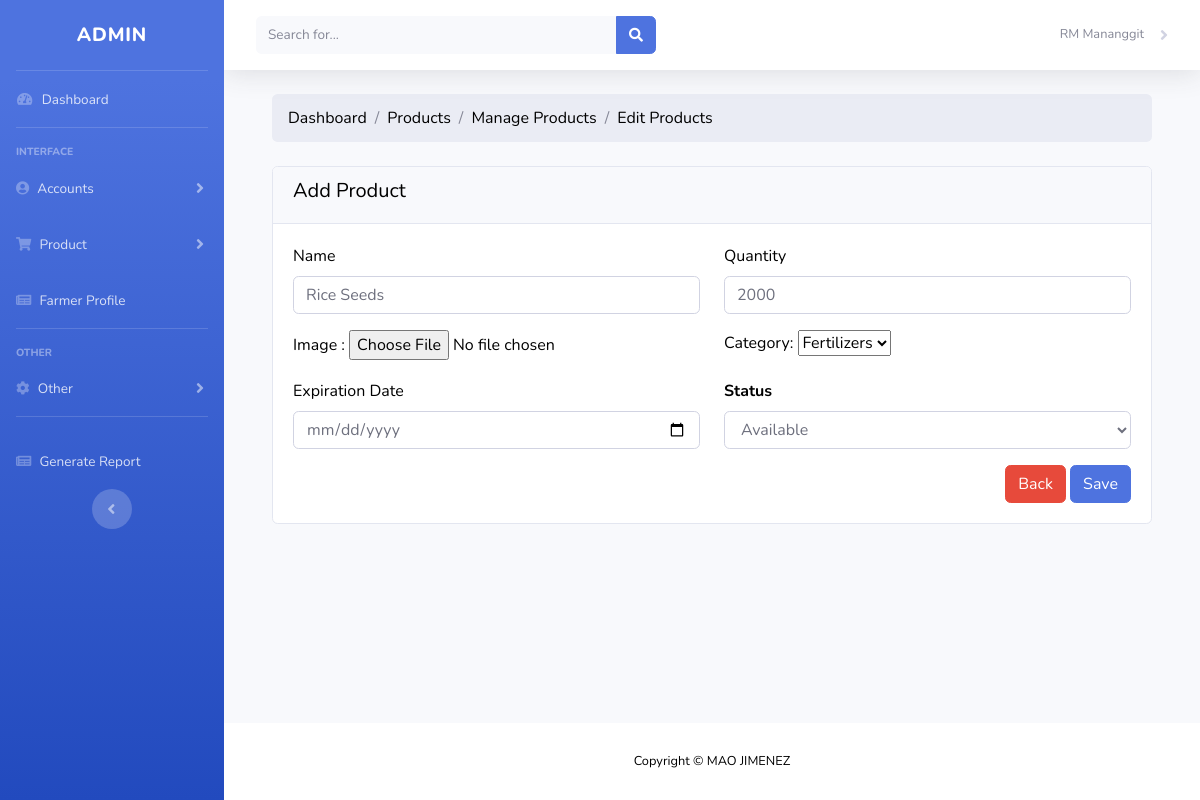
Before: /admin/manage_product_update.php?id=1 (signed in) with the older database file.
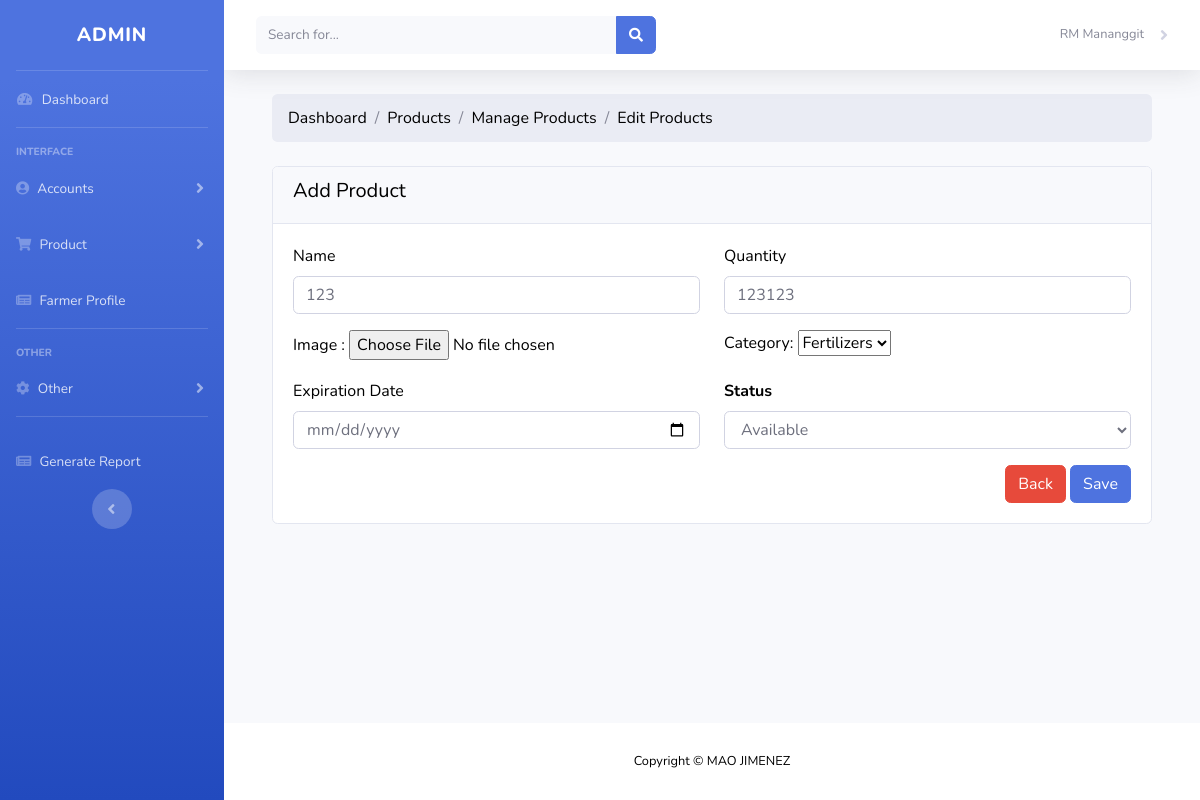
After: the same page with the newer database file.
### tables this page shows
CREATE TABLE `product` (
  `product_id` int(15) NOT NULL,
  `product_name` varchar(50) NOT NULL,
  `product_image` longblob NOT NULL,
  `product_quantity` int(15) NOT NULL,
  `exp_date` date NOT NULL,
  `product_category_id` int(15) NOT NULL,
  `product_status` varchar(15) NOT NULL
);

### admin/manage_product_update.php (the view, shortened to what this page needs)
<?php include('authentication.php'); ?>
<?php include('includes/header.php');?>
<div class="container-fluid px-4">
<ol class="breadcrumb mb-4">
            <li class="breadcrumb-item">Dashboard</li>
            <li class="breadcrumb-item">Products</li>
            <li class="breadcrumb-item">Manage Products</li>
            <li class="breadcrumb-item">Edit Products</li>
             </ol>
        <div class="row">
            <div class="col-md-12">
                <div class="card">
                    <div class="card-header">
                    <h5>Add Product</h5>
                    </div>
                    <div class="card-body">
                    <?php
                        if(isset($_GET['id']))
                        {
                            $id = $_GET['id'];
                            $users = "SELECT * FROM product WHERE product_id='$id' ";
                            $users_run = mysqli_query($con, $users);
                            if(mysqli_num_rows($users_run) > 0)
                            {
                                foreach($users_run as $user)
                                {
                             ?>
                    <form action="code.php" method="post" autocomplete="off" enctype="multipart/form-data">
                    <div class="row">
                                <div class="col-md-6 mb-3">
                                    <label for="">Name</label>
                                    <input required type="text" name="name"  value="<?= $user['product_name']; ?>" class="form-control">
                                </div>
                                <div class="col-md-6 mb-3">
                                    <label for="">Quantity</label>
                                    <input required type="text" name="quantity"  value="<?= $user['product_quantity']; ?>" class="form-control">
                                </div>
                                <div class="col-md-6">
                                <label for="image">Image : </label>
                                <input required type="file" name="product_image" id ="image" accept=".jpg, .jpeg, .png" value="">
                                </div>
                                <div class="col-md-6 mb-3">
                                <?php
                                    $sql = "SELECT * FROM `product_category`";
                                    $all_categories = mysqli_query($con,$sql);
                                ?>
                                 <label for="">Category:</label>
                                <select name="category">
                                    <?php
                                        while ($category = mysqli_fetch_array(
                                                $all_categories,MYSQLI_ASSOC)):;
                                    ?>
                                        <option value="<?php echo $category["product_category_id"];
                                        ?>">
                                            <?php echo $category["category_name"];
                                            ?>
                                        </option>
                                    <?php
                                        endwhile;
                                    ?>
                                </select>
                                </div>
                                <div class="col-md-6 mb-3">
                                <label for="">Expiration Date</label>
                                <input type="date" name="exp_date" class="form-control">
                                </div>
                                <div class="col-md-6 mb-3">
                                    <label for=""><strong>Status</strong></label>
                                    <select name="status" required class="form-control">
                                        <option value="Available" <?= $user['product_status'] == 'Available' ? 'selected' :'' ?> >Available</option>
                                    </select>
                                </div>
                                </div>
                                <div class="text-right">
                                <a href="manage_product.php" class="btn btn-danger">Back</a>
                                <button type="submit" name="update_product" class="btn btn-primary">Save</button>
                                </div>
                            </form>
                            <?php
                                }
                            }
                            else
                            {
                                ?>
                                <h4>No Record Found!</h4>
                                <?php
                            }
                        }
                        ?>
                    </div>
                </div>
            </div>
        </div>
    </div>
<?php include('includes/footer.php');?>

Changed rows visible on the page:
changed product "Available": name "Rice Seeds" → "123"; quantity "2000" → "123123"
